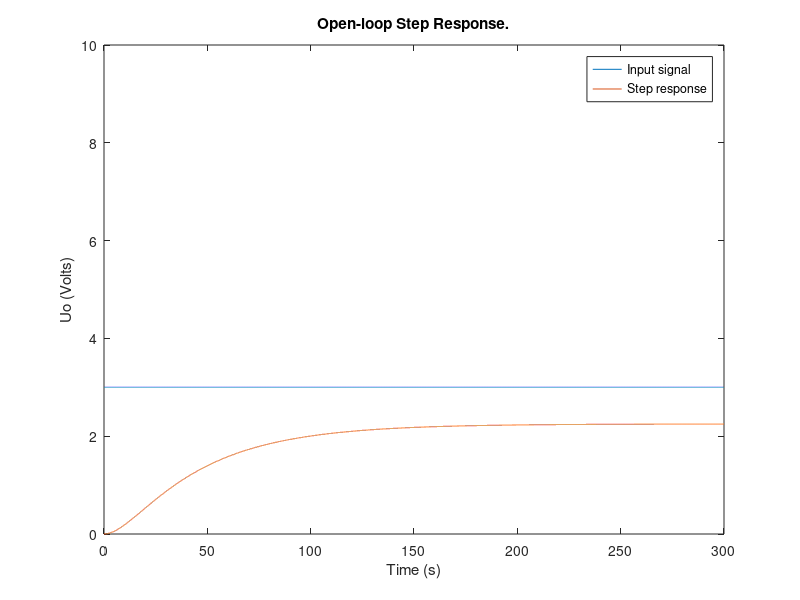
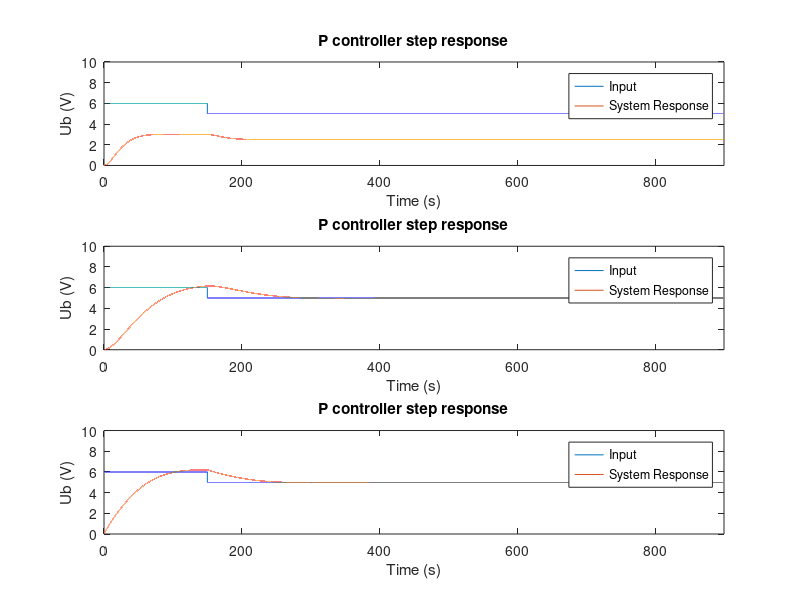

Recreate these plots in MATLAB, in order.
close all;
clear all;
pkg load control    %Delete
pkg load signal     %Delete
clc



Ks = 0.75;
Tg = 50;
Tu = 5;

T1 = 10;
T2 = 40;
Tsum = T1 + T2;

sys  = Ks * tf(1, [T1 1]) * tf(1, [T2 1])

%D1
figure('Name','Transfer function')
% [y,t] = step(sys);
t=0:0.01:300;
for k=1:length(t)
    if(t(k)<0)
        y(k) = 0;
    else
        y(k) = 3;
    end
end
plot(t, y);
hold on
st = lsim(sys,y,t);
plot(t, st);
title('Open-loop Step Response.');
ylabel('Uo (Volts)');
xlabel('Time (s)'); 
legend('Input signal', 'Step response')
axis([0 300 0 10])
hold off

%D2

%% ********* Tsum method ***********
fprintf('\n\t\t20 percent overshoot\n');
        %p controller
%///Parameters
Kp1 = 1/Ks;
%\\\
PID_controller = pidstd(Kp1);
tf(PID_controller)
m1 = feedback(PID_controller*sys,1)
%plots
% figure('name', 'Tsum method')
% subplot(3,1,1),
% step(m1); 
% hold on;
% step(sys);
% title(['P controler (Kp = ' num2str(Kp1) ').']);
% legend('P_step','Sys');


        %pi controller
%///Parameters
Kp2 = 0.5 / Ks;
Ti1 = 0.5 * Tsum;
%\\\
PID_controller = pidstd(Kp2, Ti1);
tf(PID_controller)
m2 = feedback(PID_controller*sys,1)
%plots
% subplot(3,1,2),
% step(m2); 
% hold on; 
% step(sys);
% title(['PI controler (Kp = ' num2str(Kp2) ', Ki = ' num2str(Ti1) ').']);
% legend('PI_step','Sys');


        %pid controller
%///Parameters
Kp3 = 1 / Ks;
Ti2 = 0.66 * Tsum;
Td = 0.17 * Tsum;
%\\\
PID_controller = pidstd(Kp3, Ti2, Td);
tf(PID_controller)
m3 = feedback(PID_controller*sys,1)
%plots
% subplot(3,1,3),
% step(m3); 
% hold on; 
% step(sys);
% title(['PID controler (Kp = ' num2str(Kp3) ', Ki = ' num2str(Ti2) ', Kd = ' num2str(Td) ').']);
% legend('PID_step','Sys');

%input
t1=0:0.01:900;
for k=1:length(t1)
    if(t1(k)<0)
        y1(k) = 5;
    elseif(t1(k)>=0 && t1(k)<=150)
        y1(k) = 6;
    else
        y1(k) = 5;
    end
end

%p response
figure('Name','Tsum method controllers')
subplot(3,1,1),
plot(t1, y1)
axis([0 900 0 10])
hold on
resp = lsim(m1,y1,t1);
plot(t1, resp) 
title('P controller step response')
legend('Input', 'System Response')
xlabel('Time (s)'); 
ylabel('Ub (V)'); 
e = resp - (y1.');
% Errors
iea = trapz(t1,abs(e));          % IAE trapz=numerical integration 
ise = trapz(t1,e.^2);            % ISE 
itae = trapz(t1, t1'.*abs(e));     % ITAE
itse = trapz(t1,t1'.*(e.^2));      % ITSE

%pi response
subplot(3,1,2),
plot(t1, y1)
axis([0 900 0 10])
hold on
resp = lsim(m2,y1,t1);
plot(t1, resp) 
title('P controller step response')
legend('Input', 'System Response')
xlabel('Time (s)'); 
ylabel('Ub (V)'); 
e = resp - (y1.');
% Errors
iea = trapz(t1,abs(e));          % IAE trapz=numerical integration 
ise = trapz(t1,e.^2);            % ISE 
itae = trapz(t1, t1'.*abs(e));     % ITAE
itse = trapz(t1,t1'.*(e.^2));      % ITSE

%pi response
subplot(3,1,3),
plot(t1, y1)
axis([0 900 0 10])
hold on
resp = lsim(m3,y1,t1);
plot(t1, resp) 
title('P controller step response')
legend('Input', 'System Response')
xlabel('Time (s)'); 
ylabel('Ub (V)'); 
e = resp - (y1.');
% Errors
iea = trapz(t1,abs(e));          % IAE trapz=numerical integration 
ise = trapz(t1,e.^2);            % ISE 
itae = trapz(t1, t1'.*abs(e));     % ITAE
itse = trapz(t1,t1'.*(e.^2));      % ITSE


